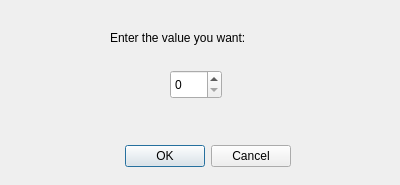
<?xml version="1.0" encoding="UTF-8"?>
<ui version="4.0">
 <class>Dialog</class>
 <widget class="QDialog" name="Dialog">
  <property name="geometry">
   <rect>
    <x>0</x>
    <y>0</y>
    <width>400</width>
    <height>185</height>
   </rect>
  </property>
  <property name="windowTitle">
   <string>Dialog</string>
  </property>
  <widget class="QDialogButtonBox" name="buttonBox">
   <property name="geometry">
    <rect>
     <x>100</x>
     <y>140</y>
     <width>191</width>
     <height>32</height>
    </rect>
   </property>
   <property name="orientation">
    <enum>Qt::Horizontal</enum>
   </property>
   <property name="standardButtons">
    <set>QDialogButtonBox::Cancel|QDialogButtonBox::Ok</set>
   </property>
  </widget>
  <widget class="QLabel" name="label">
   <property name="geometry">
    <rect>
     <x>110</x>
     <y>30</y>
     <width>211</width>
     <height>16</height>
    </rect>
   </property>
   <property name="text">
    <string>Enter the value you want:</string>
   </property>
  </widget>
  <widget class="QSpinBox" name="spinBox">
   <property name="geometry">
    <rect>
     <x>170</x>
     <y>70</y>
     <width>52</width>
     <height>29</height>
    </rect>
   </property>
  </widget>
 </widget>
 <resources/>
 <connections>
  <connection>
   <sender>buttonBox</sender>
   <signal>accepted()</signal>
   <receiver>Dialog</receiver>
   <slot>accept()</slot>
   <hints>
    <hint type="sourcelabel">
     <x>248</x>
     <y>254</y>
    </hint>
    <hint type="destinationlabel">
     <x>157</x>
     <y>274</y>
    </hint>
   </hints>
  </connection>
  <connection>
   <sender>buttonBox</sender>
   <signal>rejected()</signal>
   <receiver>Dialog</receiver>
   <slot>reject()</slot>
   <hints>
    <hint type="sourcelabel">
     <x>316</x>
     <y>260</y>
    </hint>
    <hint type="destinationlabel">
     <x>286</x>
     <y>274</y>
    </hint>
   </hints>
  </connection>
 </connections>
</ui>
